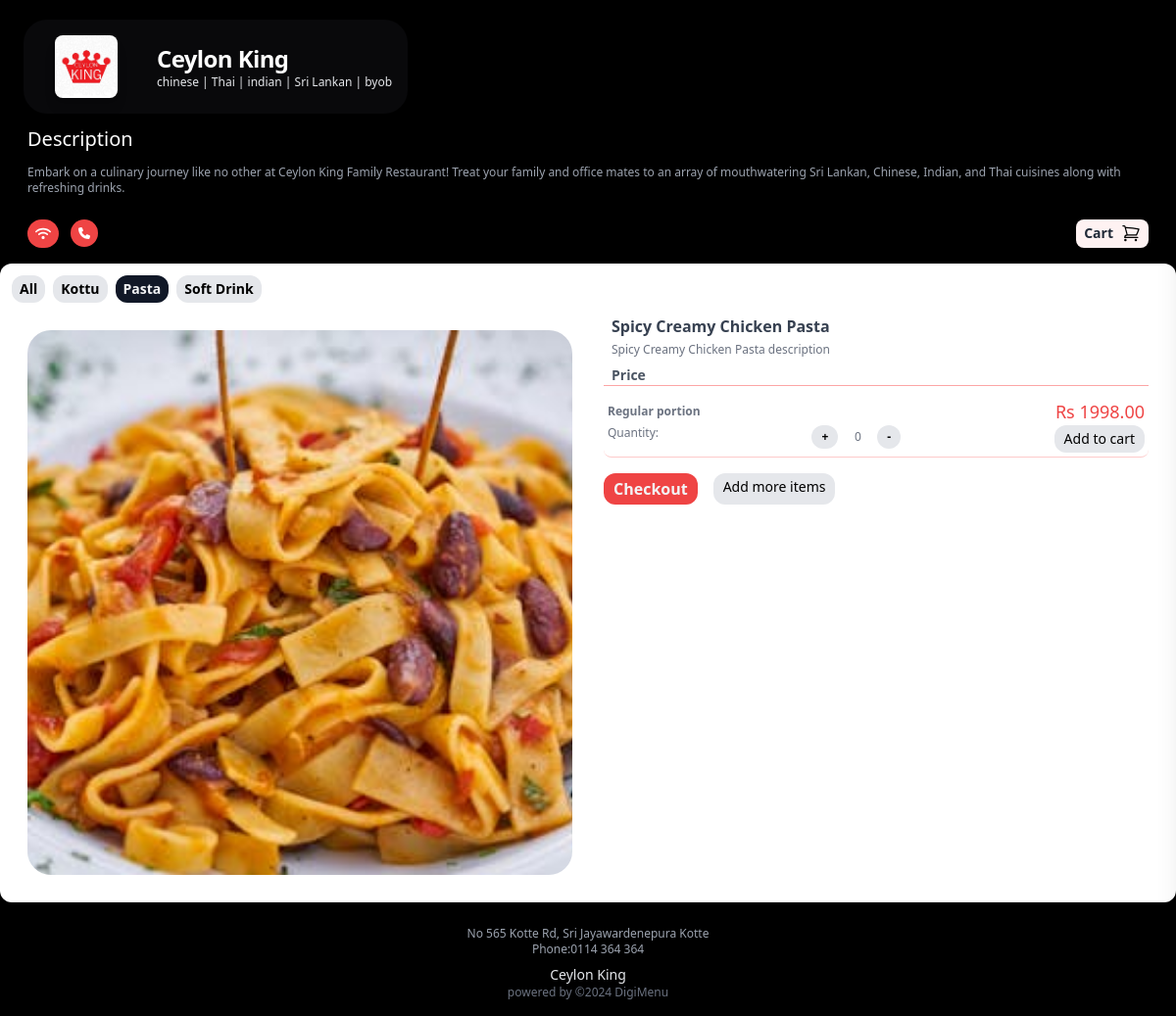
The app's page /app/1/product/58/ with its own data.
### main/models.py (models this page shows, shortened)
class Profile(models.Model):
    user = models.OneToOneField(User, on_delete=models.CASCADE)
    phone = models.CharField(max_length=20, blank=True)
    address1 = models.CharField(max_length=200, blank=True)
    resturant_name = models.CharField(max_length=200, blank=True)
    resturant_slogan = models.CharField(max_length=200, blank=True)
    image = models.ImageField(upload_to='uploads/product/', blank=True, null=True)
    description = models.CharField(max_length=400, default='0', blank=True, null=True)
    city = models.CharField(max_length=200, blank=True)
    zipcode = models.CharField(max_length=200, blank=True)
    country = models.CharField(max_length=200, blank=True)

class Category(models.Model):
    resturant = models.ForeignKey(Profile, on_delete=models.CASCADE)
    name = models.CharField(max_length=50)

class Product(models.Model):
    name = models.CharField(max_length=100)
    resturant = models.ForeignKey(Profile, on_delete=models.CASCADE)
    menu = models.ForeignKey(Category, on_delete=models.CASCADE, default=1)
    description = models.CharField(max_length=250, default='0', blank=True, null=True)
    image = models.ImageField(upload_to='uploads/product/', blank=True, null=True)
    stock = models.IntegerField(default=0)
    is_available = models.BooleanField(default=True)

class Portion(models.Model):
    product = models.ForeignKey(Product, on_delete=models.CASCADE, related_name='portions')
    name = models.CharField(max_length=100)
    price = models.DecimalField(default=0, decimal_places=2, max_digits=6)
    size = models.CharField(max_length=20, null=True, blank=True)

### main/views.py (the view)
# urls.py: path('product/<int:product_id>/', views.product_info, name='product_info'),
def product(request,resturant_id, product_id):
    profile = get_object_or_404(Profile, id=resturant_id)
    categories = Category.objects.filter(resturant=profile)
    product = get_object_or_404(Product, id=product_id)
    current_menu = product.menu
    context = {
        'product': product,
        'menus': categories,
        'resturant': profile,
        'menu_id':current_menu.id,
        'active_view': 'menu'
    }
    return render(request, 'product.html', context)

### cart/cart.py (called while the page is built)
    def cart_total(self, app_id):
        self.session_key = f'app_{app_id}_cart'
        self.cart = self.session.get(self.session_key, {})
        portion_ids = self.cart.keys()
        portions = Portion.objects.filter(id__in=portion_ids)
        quantities = self.cart
        total = 0
        for key, value in quantities.items():
            key = int(key)
            for portion in portions:
                if portion.id == key:
                    total = total + (portion.price * value)
        return total

    def __len__(self):
        return len(self.cart)

    def get_prods(self):
        portion_ids = self.cart.keys()
        portions = Portion.objects.filter(id__in=portion_ids)
        return portions

    def get_quants(self):
        return self.cart

### cart/context_processors.py (called while the page is built)
def cart_items(request):
    app_id = request.resolver_match.kwargs.get('resturant_id')
    cart = Cart(request, app_id)
    return {
        'cart_products': cart.get_prods(),
        'quantities': cart.get_quants(),
        'total_items': cart.__len__(),
        'totals': cart.cart_total(app_id),
    }

### dashboard/context_processors.py (called while the page is built)
def profile(request):
    if request.user.is_authenticated:
        profile = get_object_or_404(Profile, user=request.user)
        categories = Category.objects.filter(resturant=profile)
        return {"profile": profile, "menus": categories}
    else:
        return {}  # Return an empty context or default values as needed

### main/context_processors.py (called while the page is built)
def resturant(request):
    resturant_id = request.resolver_match.kwargs.get('resturant_id', None)
    if resturant_id:
        profile = get_object_or_404(Profile, id=resturant_id)
        categories = Category.objects.filter(resturant=profile)
        return {
            'menus': categories,
            'resturant': profile,
        }
    return {}

### main/templates/product.html (shortened to what this page needs)
{% extends 'mainbase.html' %}
{% load static %}
{% block content %}
<div class="flex flex-col lg:flex-row bg-white rounded-3xl p-3">
  <div class="h-auto lg:w-1/2 p-4">
    <img src="{{product.image.url}}" alt="{{product.name}}" class="w-full aspect-square  object-cover rounded-3xl object-center">
  </div>
  <div class="lg:w-1/2 px-4">
    <h3 class="text-gray-700 font-bold px-2">
      {{product.name}}
    </h3>
    <p class="px-2 mt-1 text-xs text-gray-500">{{product.description}}</p>
    <h4 class="font-semibold text-sm text-gray-600 mt-2 mx-2">Price</h4>
    <div class="text-xs text-gray-500 pt-2 border-t border-red-300 ">
      {% for portion in product.portions.all %}
      <div class="px-1 border-b border-red-200 bg-white p-1 rounded-lg justify-between">
        <div class="flex flex-row justify-between items-center">
          <P class="text-left font-bold text-gray-500 text-xs">{{portion.name}} portion</P>
          <P class="text-right text-lg text-red-500">Rs {{portion.price}}</P>
        </div>
        <div class="w-full flex flex-row items-start justify-between">
          <div class="text-left text-gray-500 text-xs">Quantity:</div>
          <div class="flex flex-row ">
            <button id="increase{{portion.id}}" class="py-1 px-2.5 justify-center items-center  text-xs font-bold rounded-xl bg-gray-200 text-black">+</button>
            <input type="number" id="quantity{{portion.id}}" class="w-10  text-center" value="0" min="0">
            <button id="decrease{{portion.id}}" class="py-1 px-2.5 justify-center items-center  text-xs font-bold rounded-xl bg-gray-200 text-black">-</button>
          </div>
          <button id="add-cart"  data-index="{{portion.id}}" class="add-cart py-1 px-2.5 justify-center items-center  text-sm rounded-xl bg-gray-200 text-black">Add to cart</button>
        </div>
      </div>
      {% endfor %}
    </div>
    <div class="flex flex-row justify-start py-4">
      <a href="{% url 'summary' resturant_id=resturant.id %}" value="{{product.id}}" class="py-1 px-2.5 justify-center items-center font-bold rounded-xl bg-red-500 text-gray-100 mr-4">Checkout</a>
      <a href="{% url 'menuhome' resturant.id %}"  value="{{product.id}}" class="py-1 px-2.5 justify-center items-center text-sm rounded-xl bg-gray-200 text-black mr-4">Add more items</a>
    </div>
  </div>
</div>
{% endblock %}

### main/templates/mainheader.html (shortened to what this page needs)
{% load static %}
<div class=" pt-2 p-6 flex flex-col " style="background-color: #000000;" >
  <div class="">
    <div class="">
      <div class="flex mt-3 bg-zinc-950 max-w-fit justify-center items-center rounded-3xl px-4">
        <img src="{{resturant.image.url}}" alt="Company Logo" class="w-16 h-16 m-4 rounded-lg shadow-lg">
        <div class="flex flex-col  justify-center ">
          <p class=" text-3xl mx-6 mt-3 text-left font-bold tracking-tight text-white sm:text-2xl">{{resturant.resturant_name}}</p>
          <p class="text-xs ml-6 mb-3 text-left text-gray-200">{{resturant.resturant_slogan}}</p>
          </div>
      </div>
      <h1 class="text-white text-xl px-1 my-3 ">Description</h1>
      <p class="text-gray-400 text-xs mx-1 mb-6">{{resturant.description}}</p>
      <nav class="flex flex-row px-1 pb-3 w-full justify-between ">
        <div class="flex justify-center items-center flex-row">
          <button id="openDialogButton" class="flex bg-red-500 rounded-3xl p-2 mr-2">
          </button>
          <a href="https://wa.me/{{resturant.phone}}" class="flex mx-1 bg-red-500 rounded-3xl p-2 mr-2">
          </a>
        </div>
        <button id="toggleButton" class="relative bg-red-50 rounded-lg flex flex-row px-2 justify-center items-center">
          <P class="text-gray-800 text-sm font-bold mr-2">Cart</P>
          </div>
    </div>
  </div>

### main/templates/tabs.html
{% load static %}
<div class="mt-3 overflow-x-auto">
  <div class="flex justify-start mx-3 space-x-2">
    <a href="{% url 'menuhome' resturant.id %}"
       class="px-2 py-1 text-sm font-bold rounded-xl text-black {% if active_view == 'all' %}bg-gray-900 text-gray-100{% else %}bg-gray-200{% endif %}">
        All
    </a>
    {% for menu in menus %}
      <a href="{% url 'menu' resturant.id menu.id %}"
         class="px-2 py-1 text-sm font-bold rounded-xl {% if menu.id == menu_id %}bg-gray-900 text-gray-100{% else %}bg-gray-200 text-black{% endif %}">
          {{ menu.name }}
      </a>
    {% endfor %}
  </div>
</div>

### main/templates/mainfooter.html
<footer class="bg-black py-4">
    <div class="container mx-auto px-4 flex flex-col items-center justify-center">
      <p class="text-gray-400 text-xs mt-2">No 565 Kotte Rd, Sri Jayawardenepura Kotte </p>
      <p class="text-gray-400 text-xs">Phone:0114 364 364 </p>
      <p class="text-gray-200 text-sm pt-2">{{resturant.resturant_name}}</p>
      <p class="text-gray-500 text-xs text-center">powered by <a href="#" class="text-gray-500">©2024 DigiMenu</a></p>
    </footer>

### main/templates/product.html (style rules this page uses)
input[type="number"] { -moz-appearance: textfield; }

### records on screen
Profile: image (picture), resturant_name "Ceylon King", resturant_slogan "chinese | Thai | indian | Sri Lankan | byob", description "Embark on a culinary journey like no other at Ceylon King Family Restaurant! Treat your family and office mates to an array of mouthwatering Sri Lankan, Chinese, Indian, and Thai cuisines along with refreshing drinks."
Category: name "Kottu"
Category: name "Pasta"
Category: name "Soft Drink"
Product: image (picture), name "Spicy Creamy Chicken Pasta", description "Spicy Creamy Chicken Pasta description"
Portion: name "Regular", price "1998.00"
